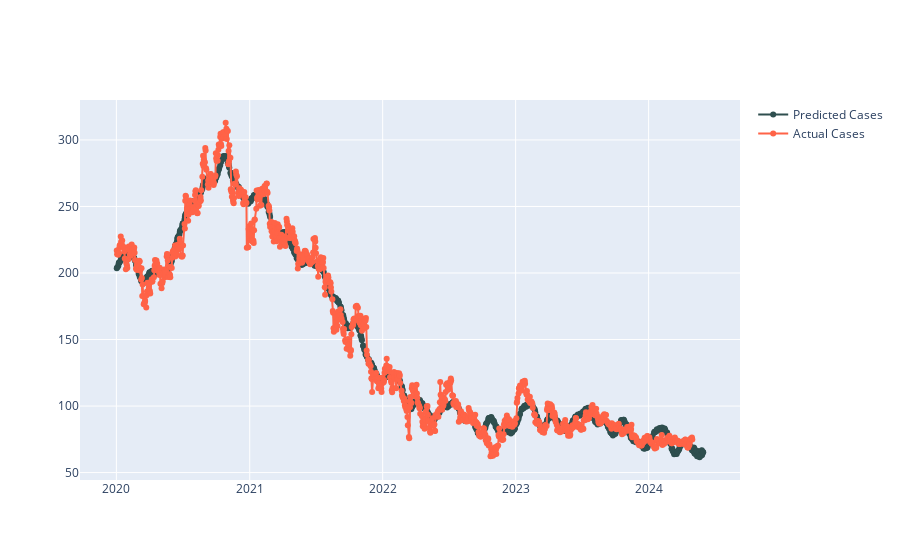

Here is the notebook cell this chart was saved with:
### Code cell
import plotly.graph_objects as go
from prophet import Prophet  
d_new = df[['Date','Adj Close']]
d_new.columns = ['ds', 'y']

m = Prophet()
m.fit(d_new)

future = m.make_future_dataframe(periods=30)
forecast = m.predict(future)

fig = go.Figure()

fig.add_trace(go.Scatter( x = forecast['ds'], y = forecast['yhat'],
                        mode='lines+markers',name='Predicted Cases',marker_color='DarkSlateGray'))
fig.add_trace(go.Scatter( x = d_new['ds'], y = d_new['y'],
                        mode='lines+markers',name='Actual Cases',marker_color='Tomato'))

### Figure 1 — Plotly figure (JSON) as saved in the notebook; plotly's stock layout.template omitted (floating-point values rounded to 4 significant figures; data arrays with more than 128 entries replaced by an {"elided": "..."} marker saying what was removed)
{"data": [{"marker": {"color": "DarkSlateGray"}, "mode": "lines+markers", "name": "Predicted Cases", "type": "scatter", "x": {"elided": "1119 str values"}, "y": {"elided": "1119 float values"}}, {"marker": {"color": "Tomato"}, "mode": "lines+markers", "name": "Actual Cases", "type": "scatter", "x": {"elided": "1089 str values"}, "y": {"elided": "1089 float values"}}], "layout": {}}
